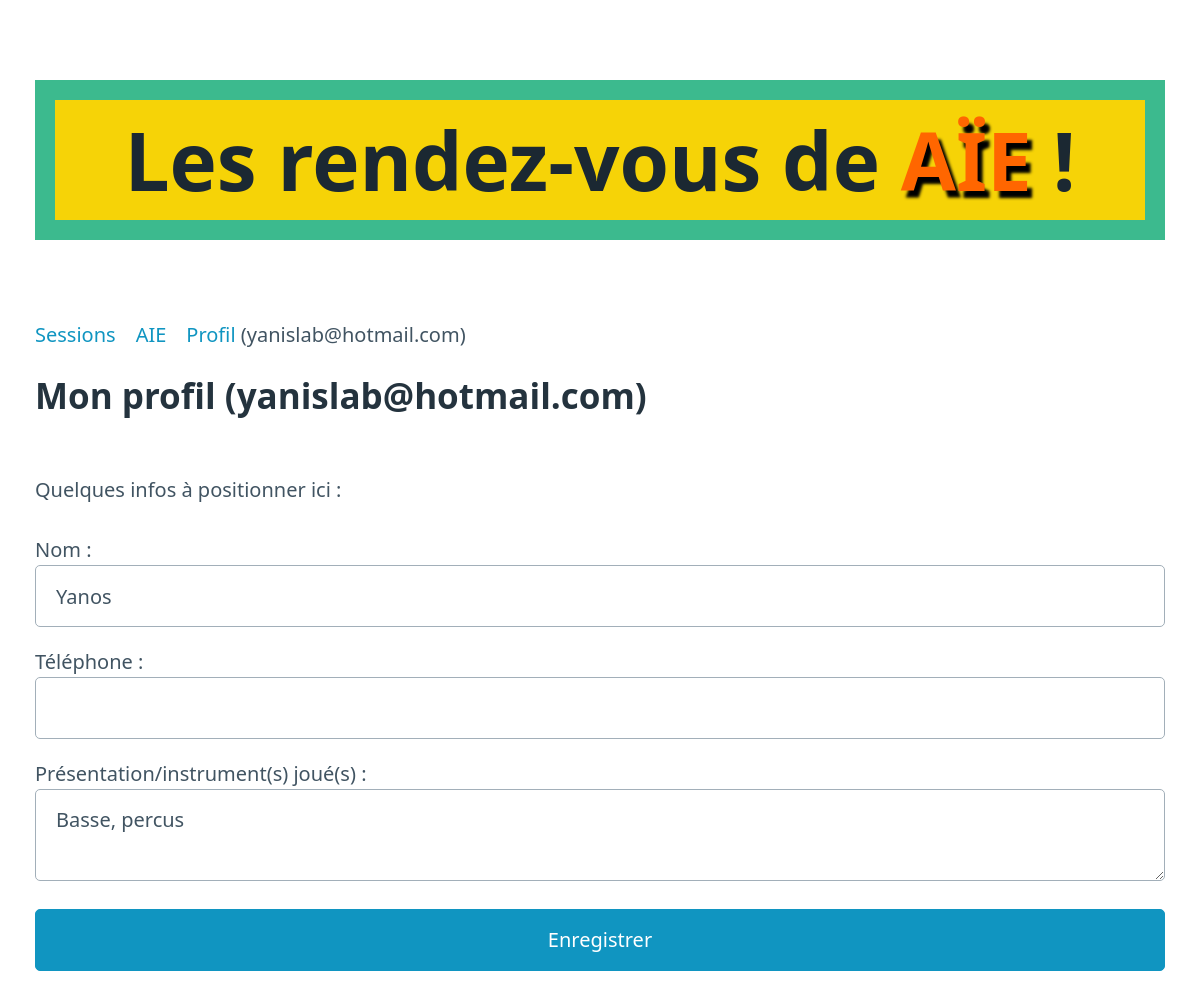
Screenshot of /ebd46ea253854b89b2a4723c38a05a26/profile/ with the database file from the repository.
### models.py (models this page shows)
class Member(Model):
    uuid = UUIDField(index=True, unique=True)
    name = CharField(unique=True, default='')
    email = CharField(index=True, unique=True, default='')
    phone = CharField(default='')
    infos = TextField(default='')
    admin = BooleanField(default=False)
    class Meta:
        database = db

### server.py (the view)
@app.route('/<uuid>/profile/', methods=['GET', 'POST'])
def profile(uuid):
    member = Member.get(Member.uuid == uuid)
    if request.method == "POST":
        member.name = request.form.get('name')
        member.phone = request.form.get('phone')
        member.infos = request.form.get('infos')
        member.save()
        return redirect(url_for('sessions', uuid=uuid))
    member = Member.get(Member.uuid == uuid)
    return render_template('profile.html', member=member)

### server.py (called while the page is built)
@app.before_request
def _db_connect():
    db.connect()

@app.teardown_request
def _db_close(exc):
    if not db.is_closed():
        db.close()

### templates/profile.html
{% extends "base.html" %}
{% block content %}
<h2>Mon profil ({{ member.email }})</h2>
<p>
  Quelques infos à positionner ici :
</p>
<p>
  <form method="POST">
    Nom : <input name="name" value="{{ member.name }}"></input>
    Téléphone : <input name="phone" value="{{ member.phone }}"></input>
    Présentation/instrument(s) joué(s) : <textarea name="infos">{{ member.infos }}</textarea>
    <input type="submit" value="Enregistrer"></input>
  </form>
</p>
{% endblock %}

### templates/base.html (shortened to what this page needs)
<!DOCTYPE html>
<html lang="fr">
  <head>
    <link rel="stylesheet" href="/static/pico.min.css">
  </head>
  <body>
    <main class="container">
      <h1>Les rendez-vous de <span class="aie">AÏE</span> !</h1>
      {% if member %}
      <nav>
	<ul>
	  <li><a href="{{ url_for('sessions', uuid=member.uuid) }}">Sessions</a></li>
	  <li><a href="https://aie.franceimpro.net">AIE</a></li>
	  <li><a href="{{ url_for('profile', uuid=member.uuid) }}">Profil</a> ({{ member.email }})</li>
	</ul>
      </nav>
      {% endif %}
      {% block content %}
      {% endblock %}
    </main>
  </body>
</html>

### templates/base.html (style rules this page uses)
h1 { background-color: #f6d307; padding: 0em; text-align: center; border: 20px solid #3cba8e; font-size: 4em; }
:root span.aie { color: #ff6600 !important; text-shadow: black 5px 7px 3px; }

### rows the page displays
Member: email "yanislab@hotmail.com", name "Yanos", infos "Basse, percus"
